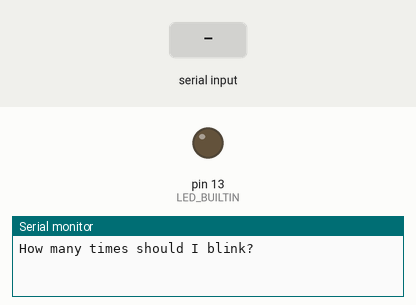
This sketch was run on a simulated Arduino Uno, built with avr-gcc and run on an emulated ATmega328P. Shown: output pins drawn as LEDs (lit = HIGH), the last lines printed to the serial monitor. Dashed ring = blinking. The inputs (shaded band) are chosen by the test bench.

Above: at 1.2 s.
1.3 s: "90,45\n" received over Serial
At 1.45 s:
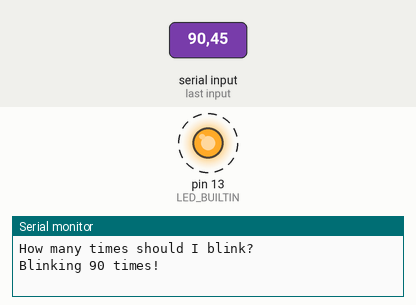
Timing chart, 0 to 10.3 s (numbered marks = the images above; inputs shaded):
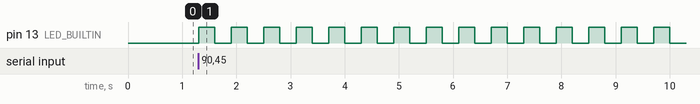

The sketch:

Keep_it_Lit.ino
```cpp
int blinkCount = 0;
bool ready = false;

void setup() {
  pinMode(LED_BUILTIN, OUTPUT);
  Serial.begin(9600);
  Serial.println("How many times should I blink?");
}

void loop() {
  if (Serial.available()) {
    blinkCount = Serial.parseInt();
    if (blinkCount > 0) {
      ready = true;
    }
  }

  if (ready) {
    Serial.print("Blinking ");
    Serial.print(blinkCount);
    Serial.println(" times!");

    for (int i = 0; i < blinkCount; i++) {
      digitalWrite(LED_BUILTIN, HIGH);
      delay(300);
      digitalWrite(LED_BUILTIN, LOW);
      delay(300);
    }

    Serial.println("Done blinking!\n");
    Serial.println("Enter another number to blink again:");
    ready = false;
  }
}
```

Measured:
- after the input at 1.3 s, pin 13 (LED_BUILTIN): alternates HIGH for 0.30 s and LOW for 0.30 s, starting at once
